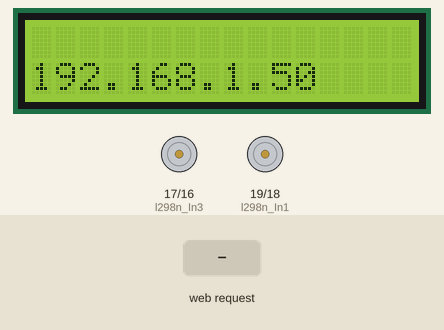
The sketch below on a simulated ESP32. On the bench: 16×2 character LCD, motor-driver pin pairs drawn as motors (green arrow = first pin HIGH = forward, orange = second pin HIGH = backward, longer = more drive). The test bench sets the inputs (shaded band). WiFi joins after 1.5 s; servers stay silent unless stated; what the sketch prints to the serial monitor is not drawn.

Above: at 2.7 s.
2.8 s: HTTP request GET /Close/on received
At 3.4 s:
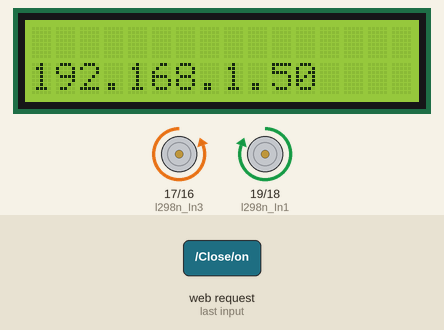
4.3 s: HTTP request GET /Open/on received
At 4.6 s:
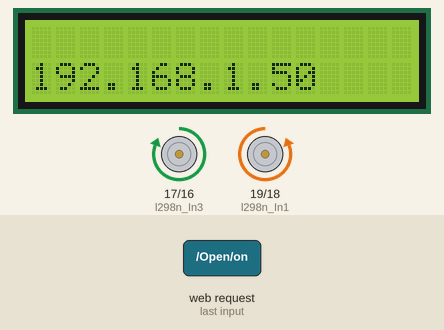
5.8 s: HTTP request GET /Close/off received
At 6.9 s:
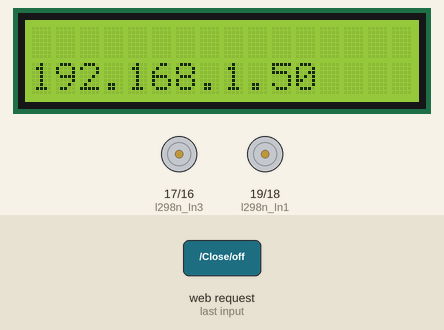
Timing chart, 0 to 8.8 s (numbered marks = the images above; inputs shaded):
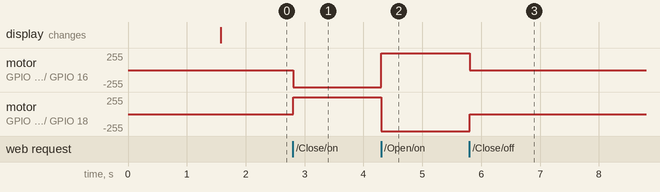

Measured:
- after the input at 2.8 s, motor on GPIO 17 (l298n_In3) / GPIO 16 (l298n_In4): stopped → backward 255/255 at once; motor on GPIO 19 (l298n_In1) / GPIO 18 (l298n_In2): stopped → forward 255/255 at once
- after the input at 4.3 s, motor on GPIO 17 (l298n_In3) / GPIO 16 (l298n_In4): backward 255/255 → forward 255/255 at once; motor on GPIO 19 (l298n_In1) / GPIO 18 (l298n_In2): forward 255/255 → backward 255/255 at once
- after the input at 5.8 s, motor on GPIO 17 (l298n_In3) / GPIO 16 (l298n_In4): forward 255/255 → stopped at once; motor on GPIO 19 (l298n_In1) / GPIO 18 (l298n_In2): backward 255/255 → stopped at once

The sketch:

web_server_function_src.ino
```cpp
#include <WiFi.h>
#include <DNSServer.h>
#include <WebServer.h>
#include <WiFiManager.h>       // https://github.com/tzapu/WiFiManager
#include <LiquidCrystal_I2C.h> // https://github.com/johnrickman/LiquidCrystal_I2C

const int l298n_In1 = 19; // 4 in control module L298N
const int l298n_In2 = 18;
const int l298n_In3 = 17;
const int l298n_In4 = 16;

LiquidCrystal_I2C lcd(0x27, 16, 2);

// Assign output variables to GPIO pins button ??
//const int pin_Control_Close = 2;
//const int pin_Control_Open = 4;

// Set web server port number to 80 ( can choose 81, 82....)
WiFiServer server(80);
// Variable to store the HTTP request
String header;

// Auxiliar variables to store the current output state
String output_Close_State = "off";
String output_Open_State = "off";
//
void stop_Motor()
{
  digitalWrite(l298n_In1, LOW);
  digitalWrite(l298n_In2, LOW);
  digitalWrite(l298n_In3, LOW);
  digitalWrite(l298n_In4, LOW);
}
void Close_On()
{
  digitalWrite(l298n_In1, HIGH);
  digitalWrite(l298n_In2, LOW);
  digitalWrite(l298n_In3, LOW);
  digitalWrite(l298n_In4, HIGH);
}
void Open_On()
{
  digitalWrite(l298n_In1, LOW);
  digitalWrite(l298n_In2, HIGH);
  digitalWrite(l298n_In3, HIGH);
  digitalWrite(l298n_In4, LOW);
}

void setup()
{
  // put your setup code here, to run once:
  Serial.begin(115200);

  lcd.init();      // initialize the lcd
  lcd.backlight(); // Print a message to the LCD.
  // Initialize the output variables as outputs
  pinMode(l298n_In1, OUTPUT);
  pinMode(l298n_In2, OUTPUT);
  pinMode(l298n_In3, OUTPUT);
  pinMode(l298n_In4, OUTPUT);

  // Set all to LOW to off motor
  stop_Motor();

  //auto connect old wifi or new wifi in 192.168.4.1
  WiFiManager wifiManager;
  wifiManager.autoConnect("Smart curtains");
  Serial.println("Connected.....");

  while (WiFi.status() != WL_CONNECTED)
  {
    lcd.println("Failed"); // fail connect wifi
    lcd.clear();
  }
  // Print local IP address and start web server
  lcd.setCursor(0, 1);
  lcd.print(WiFi.localIP());
  Serial.println(WiFi.localIP());
  Serial.println(WiFi.SSID());
  Serial.println(WiFi.psk());

  server.begin();
}

void loop()
{
  // put your main code here, to run repeatedly:

  WiFiClient client = server.available(); // Listen for incoming clients

  if (client)
  { // If a new client connects

    String currentLine = ""; // make a String to hold incoming data from the client
    while (client.connected())
    { // loop while the client's connected
      if (client.available())
      {                         // if there's bytes to read from the client,
        char c = client.read(); // read a byte, then
        header += c;
        if (c == '\n')
        { // if the byte is a newline character
          // if the current line is blank, you got two newline characters in a row.
          // that's the end of the client HTTP request, so send a response:
          if (currentLine.length() == 0)
          {
            // HTTP headers always start with a response code (e.g. HTTP/1.1 200 OK)
            // and a content-type so the client knows what's coming, then a blank line:
            client.println("HTTP/1.1 200 OK");
            client.println("Content-type:text/html");
            client.println("Connection: Open");
            client.println();

            // turns the GPIOs on and off
            if (header.indexOf("GET /Close/on") >= 0)
            {
              output_Close_State = "on";
              output_Open_State = "off";
              Close_On();
            }
            else if (header.indexOf("GET /Close/off") >= 0)
            {
              output_Close_State = "off";
              stop_Motor();
            }
            else if (header.indexOf("GET /Open/on") >= 0)
            {
              output_Open_State = "on";
              output_Close_State = "off";
              Open_On();
            }
            else if (header.indexOf("GET /Open/off") >= 0)
            {
              output_Open_State = "off";
              stop_Motor();
            }

            // Display the HTML web page
            client.println("<!DOCTYPE html><html>");
            client.println("<head><meta name=\"viewport\" content=\"width=device-width, initial-scale=1\">");
            client.println("<link rel=\"icon\" href=\"data:,\">");
            // CSS to style the on/off buttons
            // Feel free to change the background-color and font-size attributes to fit your preferences
            client.println("<style>html { font-family: Alegraya; display: inline-block; margin: 0px auto; text-align: center;text-color : #9999ff;}");
            client.println(".button { background-color: #00ff00; border: none; color: white; padding: 16px 40px;");
            client.println("text-decoration: none; font-size: 30px; margin: 2px; cursor: pointer;}");
            client.println(".button2 {background-color: #555555;}</style></head>");

            // Web Page Heading
            client.println("<body><h1>Web Control </h1>");

            // Display current state, and ON/OFF buttons for GPIO 26
            client.println("<p><<== - Close " + output_Close_State + "</p>");
            // If the output26State is off, it displays the ON button
            if (output_Close_State == "off")
            {
              client.println("<p><a href=\"/Close/on\"><button class=\"button\">ON</button></a></p>");
            }
            else
            {
              client.println("<p><a href=\"/Close/off\"><button class=\"button button2\">OFF</button></a></p>");
            }

            // Display current state, and ON/OFF buttons for GPIO 27
            client.println("<p>==>> - Open " + output_Open_State + "</p>");
            // If the output27State is off, it displays the ON button
            if (output_Open_State == "off")
            {
              client.println("<p><a href=\"/Open/on\"><button class=\"button\">ON</button></a></p>");
            }
            else
            {
              client.println("<p><a href=\"/Close/off\"><button class=\"button button2\">OFF</button></a></p>");
            }
            client.println("</body></html>");

            // The HTTP response ends with another blank line
            client.println();
            // Break out of the while loop
            break;
          }
          else
          { // if you got a newline, then clear currentLine
            currentLine = "";
          }
        }
        else if (c != '\r')
        {                   // if you got anything else but a carriage return character,
          currentLine += c; // add it to the end of the currentLine
        }
      }
    }
    // Clear the header variable
    header = "";
    // Open the connection
    client.stop();
  }
}
```
